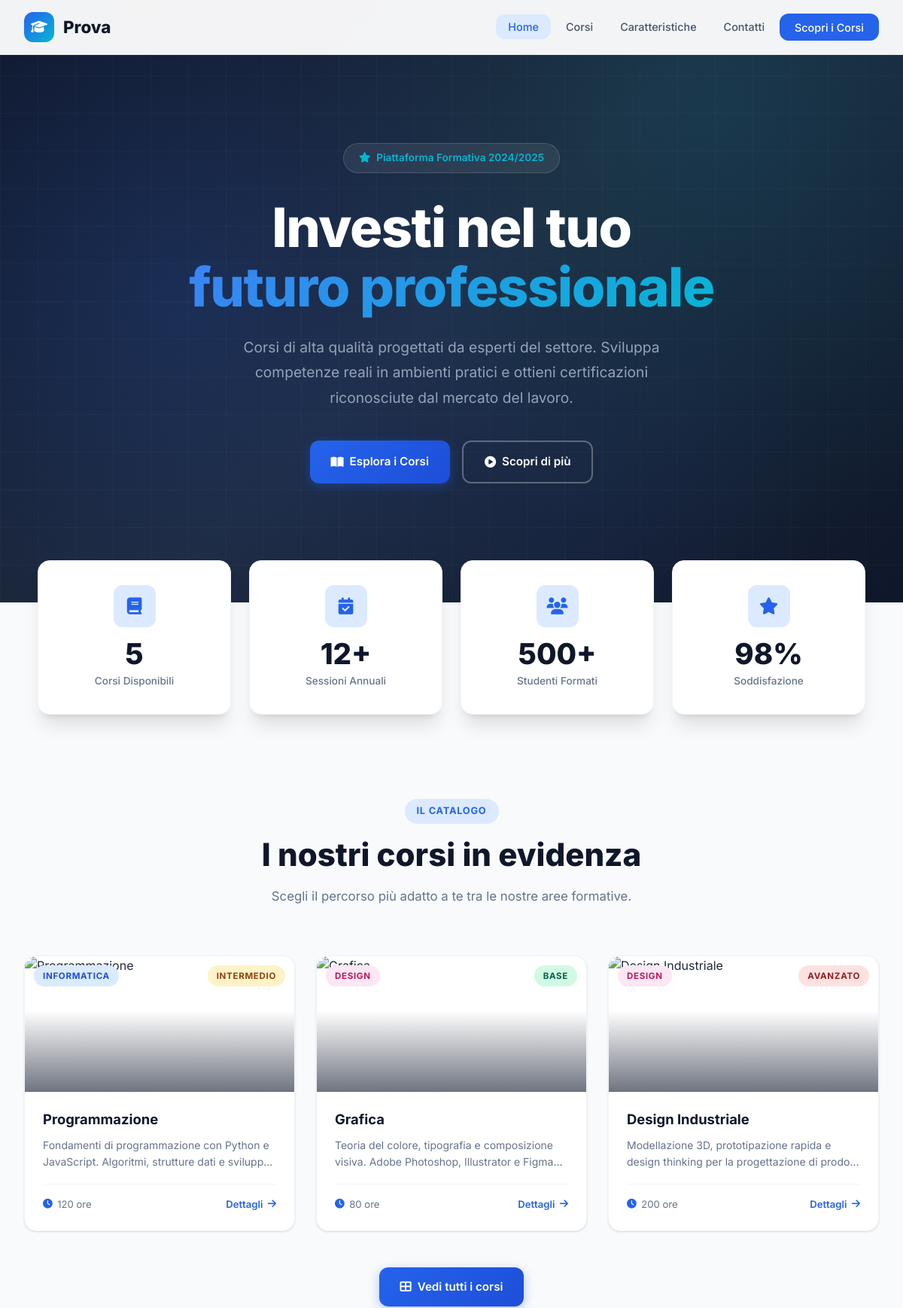
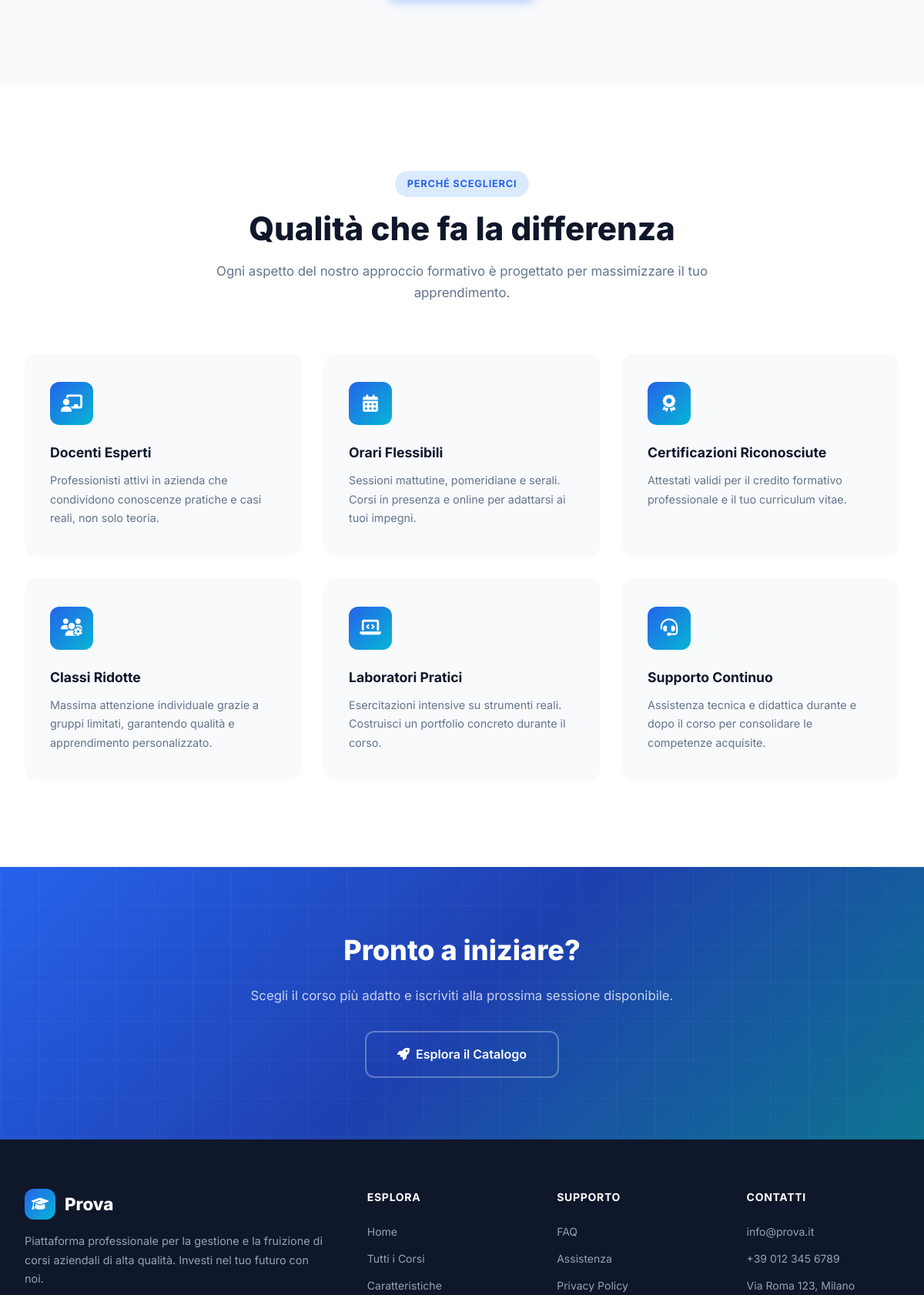
The page / (upper part) on the database its author committed (2 pictures, top to bottom).
### tables this page shows
CREATE TABLE corsi (
    id              INTEGER PRIMARY KEY AUTOINCREMENT,
    nome            TEXT NOT NULL,
    categoria       TEXT NOT NULL,          -- Informatica / Design / Lingue
    livello         TEXT NOT NULL,          -- Base / Intermedio / Avanzato
    durata          INTEGER NOT NULL,       -- ore totali
    immagine        TEXT,                   -- URL immagine
    descrizione     TEXT,
    descrizione_breve TEXT
);

### app.py (the view)
@app.route("/")
def index():
    conn = get_db()
    corsi = conn.execute(
        "SELECT * FROM corsi ORDER BY id LIMIT 3"
    ).fetchall()
    conn.close()
    return render_template("index.html", corsi=corsi)

### app.py (called while the page is built)
def get_db():
    conn = sqlite3.connect(DB_PATH)
    conn.row_factory = sqlite3.Row   # risultati accessibili come dizionari
    return conn

### templates/index.html (shortened to what this page needs)
{% extends "base.html" %}
{% block content %}
<section class="hero" id="home">
  <div class="hero-grid"></div>
  <div class="hero-content">
    <div class="hero-badge"><i class="fas fa-star"></i> Piattaforma Formativa 2024/2025</div>
    <h1>Investi nel tuo<br><span>futuro professionale</span></h1>
    <p>Corsi di alta qualità progettati da esperti del settore. Sviluppa competenze reali in ambienti pratici e ottieni certificazioni riconosciute dal mercato del lavoro.</p>
    <div class="hero-buttons">
      <a href="{{ url_for('corsi') }}" class="btn btn-primary"><i class="fas fa-book-open"></i> Esplora i Corsi</a>
      <a href="#caratteristiche" class="btn btn-outline"><i class="fas fa-play-circle"></i> Scopri di più</a>
    </div>
  </div>
</section>
<div class="stats-section">
  <div class="stats-inner">
    <div class="stat-card anim">
      <div class="stat-icon"><i class="fas fa-book"></i></div>
      <div class="stat-number">5</div>
      <div class="stat-label">Corsi Disponibili</div>
    </div>
    <div class="stat-card anim anim-d1">
      <div class="stat-icon"><i class="fas fa-calendar-check"></i></div>
      <div class="stat-number">12+</div>
      <div class="stat-label">Sessioni Annuali</div>
    </div>
    <div class="stat-card anim anim-d2">
      <div class="stat-icon"><i class="fas fa-users"></i></div>
      <div class="stat-number">500+</div>
      <div class="stat-label">Studenti Formati</div>
    </div>
    <div class="stat-card anim anim-d3">
      <div class="stat-icon"><i class="fas fa-star"></i></div>
      <div class="stat-number">98%</div>
      <div class="stat-label">Soddisfazione</div>
    </div>
  </div>
</div>
<section class="corsi-preview" id="corsi">
  <div class="section-header">
    <span class="section-tag">Il Catalogo</span>
    <h2 class="section-title">I nostri corsi in evidenza</h2>
    <p class="section-subtitle">Scegli il percorso più adatto a te tra le nostre aree formative.</p>
  </div>
  <div class="preview-grid">
    {% for c in corsi %}
    <a href="{{ url_for('dettaglio', id=c['id']) }}" class="preview-card">
      <div class="pc-img">
        <div class="pc-img-overlay"></div>
        <div class="pc-badges">
          <span class="badge badge-{{ c['categoria']|lower }}">{{ c['categoria'] }}</span>
          <span class="badge badge-{{ c['livello']|lower }}">{{ c['livello'] }}</span>
        </div>
      </div>
      <div class="pc-body">
        <div class="pc-title">{{ c['nome'] }}</div>
        <p class="pc-desc">{{ c['descrizione_breve'] }}</p>
        <div class="pc-meta">
          <div class="pc-meta-item"><i class="fas fa-clock"></i><span>{{ c['durata'] }} ore</span></div>
          <div class="pc-meta-item" style="margin-left:auto;color:var(--primary);font-weight:600;font-size:0.82rem;">
            Dettagli <i class="fas fa-arrow-right"></i>
          </div>
        </div>
      </div>
    </a>
    {% endfor %}
  </div>
  <div class="preview-cta">
    <a href="{{ url_for('corsi') }}" class="btn btn-primary"><i class="fas fa-th-large"></i> Vedi tutti i corsi</a>
  </div>
</section>
<section class="features" id="caratteristiche">
  <div class="container">
    <div class="section-header">
      <span class="section-tag">Perché sceglierci</span>
      <h2 class="section-title">Qualità che fa la differenza</h2>
      <p class="section-subtitle">Ogni aspetto del nostro approccio formativo è progettato per massimizzare il tuo apprendimento.</p>
    </div>
    <div class="features-grid">
      <div class="feature-card">
        <div class="feature-icon"><i class="fas fa-chalkboard-teacher"></i></div>
        <h3>Docenti Esperti</h3>
        <p>Professionisti attivi in azienda che condividono conoscenze pratiche e casi reali, non solo teoria.</p>
      </div>
      <div class="feature-card">
        <div class="feature-icon"><i class="fas fa-calendar-alt"></i></div>
        <h3>Orari Flessibili</h3>
        <p>Sessioni mattutine, pomeridiane e serali. Corsi in presenza e online per adattarsi ai tuoi impegni.</p>
      </div>
      <div class="feature-card">
        <div class="feature-icon"><i class="fas fa-award"></i></div>
        <h3>Certificazioni Riconosciute</h3>
        <p>Attestati validi per il credito formativo professionale e il tuo curriculum vitae.</p>
      </div>
      <div class="feature-card">
        <div class="feature-icon"><i class="fas fa-users-cog"></i></div>
        <h3>Classi Ridotte</h3>
        <p>Massima attenzione individuale grazie a gruppi limitati, garantendo qualità e apprendimento personalizzato.</p>
      </div>
      <div class="feature-card">
        <div class="feature-icon"><i class="fas fa-laptop-code"></i></div>
        <h3>Laboratori Pratici</h3>
        <p>Esercitazioni intensive su strumenti reali. Costruisci un portfolio concreto durante il corso.</p>
      </div>
      <div class="feature-card">
        <div class="feature-icon"><i class="fas fa-headset"></i></div>
        <h3>Supporto Continuo</h3>
        <p>Assistenza tecnica e didattica durante e dopo il corso per consolidare le competenze acquisite.</p>
      </div>
    </div>
  </div>
</section>
<section class="cta-section">
  <h2>Pronto a iniziare?</h2>
  <p>Scegli il corso più adatto e iscriviti alla prossima sessione disponibile.</p>
  <a href="{{ url_for('corsi') }}" class="btn btn-outline" style="font-size:1rem;padding:1rem 2.5rem;">
    <i class="fas fa-rocket"></i> Esplora il Catalogo
  </a>
</section>
{% endblock %}

### templates/base.html (shortened to what this page needs)
<!DOCTYPE html>
<html lang="it">
<head>
<link rel="stylesheet" href="{{ url_for('static', filename='css/style.css') }}">
<link rel="stylesheet" href="https://cdnjs.cloudflare.com/ajax/libs/font-awesome/6.4.0/css/all.min.css">
</head>
<body>
<nav class="navbar" id="navbar">
  <div class="nav-container">
    <a href="{{ url_for('index') }}" class="logo">
      <div class="logo-icon"><i class="fas fa-graduation-cap"></i></div>
      Prova
    </a>
    <ul class="nav-links">
      <li><a href="{{ url_for('index') }}" {% if request.endpoint == 'index' %}class="active"{% endif %}>Home</a></li>
      <li><a href="{{ url_for('corsi') }}" {% if request.endpoint in ('corsi','dettaglio') %}class="active"{% endif %}>Corsi</a></li>
      <li><a href="{{ url_for('index') }}#caratteristiche">Caratteristiche</a></li>
      <li><a href="{{ url_for('index') }}#contatti">Contatti</a></li>
      <li><a href="{{ url_for('corsi') }}" class="nav-cta">Scopri i Corsi</a></li>
    </ul>
  </div>
</nav>
{% block content %}{% endblock %}
<footer id="contatti">
  <div class="footer-grid">
    <div class="footer-brand">
      <a href="{{ url_for('index') }}" class="logo" style="color:white;">
        <div class="logo-icon"><i class="fas fa-graduation-cap"></i></div>
        Prova
      </a>
      <p>Piattaforma professionale per la gestione e la fruizione di corsi aziendali di alta qualità. Investi nel tuo futuro con noi.</p>
    </div>
    <div class="footer-links">
      <h4>Esplora</h4>
      <ul>
        <li><a href="{{ url_for('index') }}">Home</a></li>
        <li><a href="{{ url_for('corsi') }}">Tutti i Corsi</a></li>
        <li><a href="{{ url_for('index') }}#caratteristiche">Caratteristiche</a></li>
      </ul>
    </div>
    <div class="footer-links">
      <h4>Supporto</h4>
      <ul>
        <li><a href="#">FAQ</a></li>
        <li><a href="#">Assistenza</a></li>
        <li><a href="#">Privacy Policy</a></li>
      </ul>
    </div>
    <div class="footer-links">
      <h4>Contatti</h4>
      <ul>
        <li><a href="mailto:info@prova.it">info@prova.it</a></li>
        <li><a href="tel:+390123456789">+39 012 345 6789</a></li>
        <li><a href="#">Via Roma 123, Milano</a></li>
      </ul>
    </div>
  </div>
</footer>
</body>
</html>

### rows shown on the page
corsi: categoria "INFORMATICA", livello "INTERMEDIO", nome "Programmazione", descrizione_breve "Fondamenti di programmazione con Python e JavaScript. Algoritmi, strutture dati e…", durata "120"
corsi: categoria "DESIGN", livello "BASE", nome "Grafica", descrizione_breve "Teoria del colore, tipografia e composizione visiva. Adobe Photoshop, Illustrator e…", durata "80"
corsi: categoria "DESIGN", livello "AVANZATO", nome "Design Industriale", descrizione_breve "Modellazione 3D, prototipazione rapida e design thinking per la progettazione di…", durata "200"
